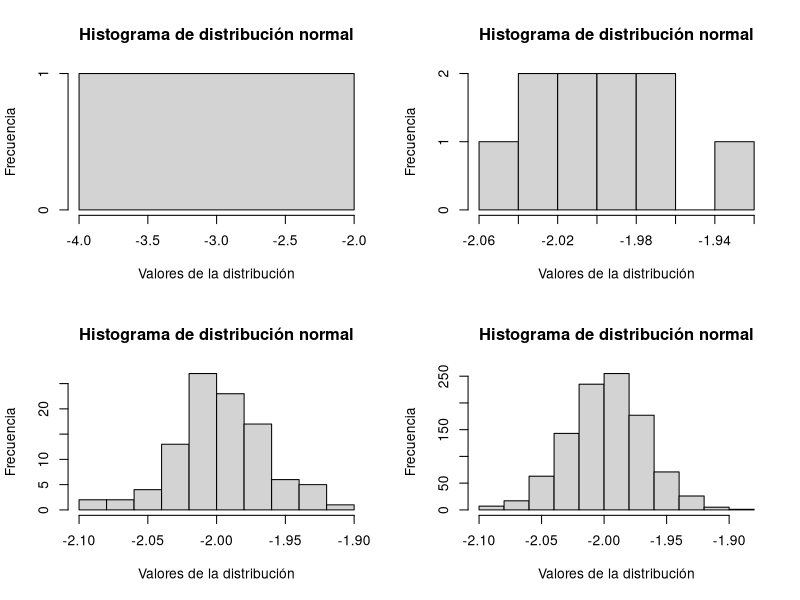
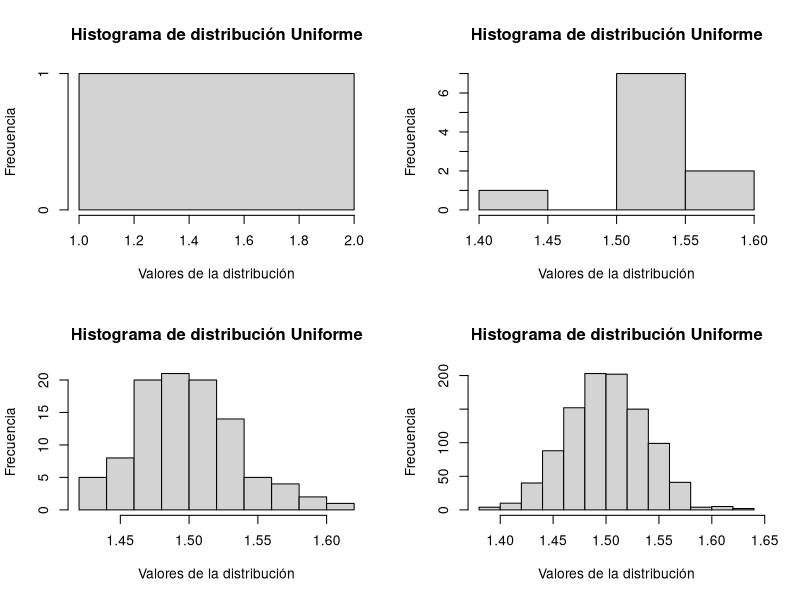
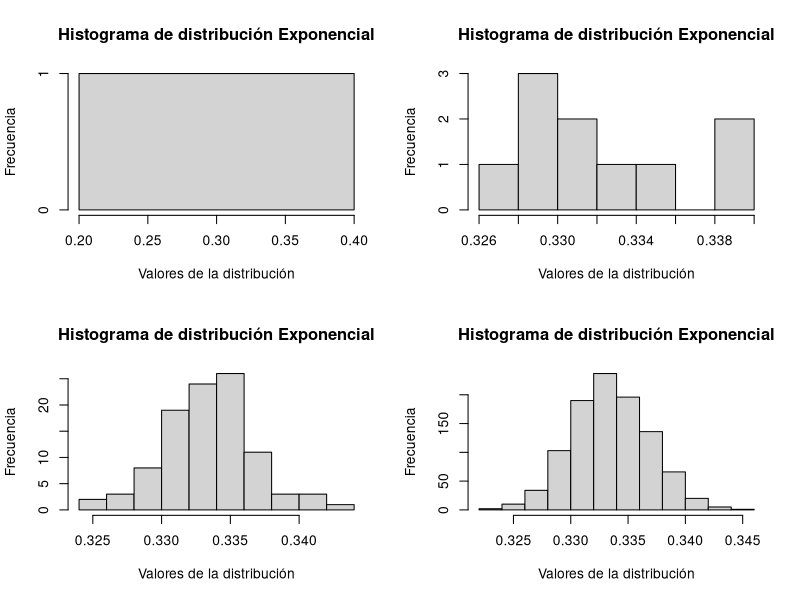
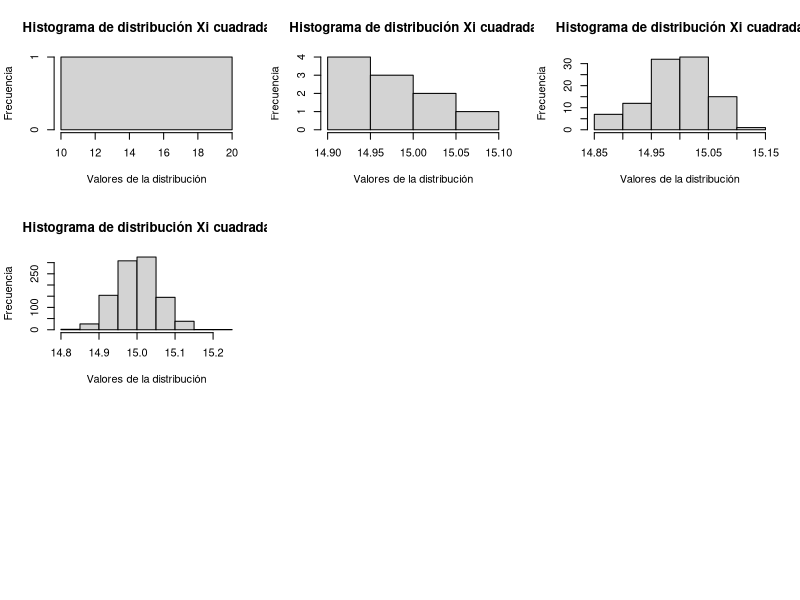

Write R code to recreate these figures, in order.
#Jose Francisco Rivero Gonzalez
#Prueba 1 del taller 1 pregunta 5

#Primero probaremos si el teorema central del límite (TCL) se cumple para las 
#siguiente distribuciones N(-2,3), x^2(15), Exp(3),U(-5,8)

#colocar la libreria

#crear variable que tenga 10,000 observaciones, con media -2 y desv s 3

#primero vamos a realizar un histograma de la distribución de la distribucion normal
#después de eso vamos a sacar la media
 
#lo que nos permite ver esto es que efectivamente tenemos una distribución normal con media -2 
#y le sacamos la media para ver si se acerca al -2. Lo que haremos ahora
#es repetir este ejercicio 1,10,100,1000 y ver si la media de las medias se asemeja
#a -2.

med1 <-c()
med10 <-c()
med100 <-c()
med1000 <-c()
for (i in 1:1) {
  randNorm <- rnorm(10000,-2,3)
  med1[i] <- mean(randNorm)
  med1[i]
}

for (i in 1:10) {
  randNorm <- rnorm(10000,-2,3)
  med10[i] <- mean(randNorm)
  med10[i]
}
for (i in 1:100) {
  randNorm <- rnorm(10000,-2,3)
  med100[i] <- mean(randNorm)
  med100[i]
}
for (i in 1:1000) {
  randNorm <- rnorm(10000,-2,3)
  med1000[i] <- mean(randNorm)
  med1000[i]
}
#aqui lo que ponemos es la función de densidad para las gráficas de los 
#histogramas puestos en una misma gráfica para ver cómo cambia la distribución 
#de las medias de las distribuciones y vemos que se acerca la media
#a-2 y se reduce la desviación conforme se aumenta el número de repeticiones. 
# Graficar los histogramas de las medias muestrales
par(mfrow = c(2,2))
hist(med1,
     main = paste("Histograma de distribución normal"),
     xlab = paste("Valores de la distribución"),
     ylab = paste("Frecuencia")) 
hist(med10,
     main = paste("Histograma de distribución normal"),
     xlab = paste("Valores de la distribución"),
     ylab = paste("Frecuencia")) 
hist(med100,
     main = paste("Histograma de distribución normal"),
     xlab = paste("Valores de la distribución"),
     ylab = paste("Frecuencia")) 
hist(med1000,
     main = paste("Histograma de distribución normal"),
     xlab = paste("Valores de la distribución"),
     ylab = paste("Frecuencia")) 





###
###
#hist(runif(1000,-5,8)) #lo que nos permite ver es cómo se distribuye la función uniforme

med1 <-c()
med10 <-c()
med100 <-c()
med1000 <-c()
for (i in 1:1) {
  randUnif <- runif(10000,-5,8)
  med1[i] <- mean(randUnif)
  med1[i]
}
for (i in 1:10) {
  randUnif <- runif(10000,-5,8)
  med10[i] <- mean(randUnif)
  med10[i]
}
for (i in 1:100) {
  randUnif <- runif(10000,-5,8)
  med100[i] <- mean(randUnif)
  med100[i]
}
for (i in 1:1000) {
  randUnif <- runif(10000,-5,8)
  med1000[i] <- mean(randUnif)
  med1000[i]
}
par(mfrow = c(2,2))
hist(med1,
     main = paste("Histograma de distribución Uniforme"),
     xlab = paste("Valores de la distribución"),
     ylab = paste("Frecuencia")) 
hist(med10,
     main = paste("Histograma de distribución Uniforme"),
     xlab = paste("Valores de la distribución"),
     ylab = paste("Frecuencia")) 
hist(med100,
     main = paste("Histograma de distribución Uniforme"),
     xlab = paste("Valores de la distribución"),
     ylab = paste("Frecuencia")) 
hist(med1000,
     main = paste("Histograma de distribución Uniforme"),
     xlab = paste("Valores de la distribución"),
     ylab = paste("Frecuencia")) 

#lo que queremos ver es si la media se acerca a la media de la distribucion
#unifrme con -5,8 y en este caso vemos que se disminuye la varianza y 
#la media sí se acerca, nuevamente, a la media de la distribución uniforme.
runif(1000,-5,8)
mean(runif(1000,-5,8))

###
###

med1 <-c()
med10 <-c()
med100 <-c()
med1000 <-c()
for (i in 1:1) {
  randExp <- rexp(10000,3)
  med1[i] <- mean(randExp)
  med1[i]
}
for (i in 1:10) {
  randExp <- rexp(10000,3)
  med10[i] <- mean(randExp)
  med10[i]
}
for (i in 1:100) {
  randExp <- rexp(10000,3)
  med100[i] <- mean(randExp)
  med100[i]
}
for (i in 1:1000) {
  randExp <- rexp(10000,3)
  med1000[i] <- mean(randExp)
  med1000[i]
}
par(mfrow = c(2,2))
hist(med1,
     main = paste("Histograma de distribución Exponencial"),
     xlab = paste("Valores de la distribución"),
     ylab = paste("Frecuencia")) 
hist(med10,
     main = paste("Histograma de distribución Exponencial"),
     xlab = paste("Valores de la distribución"),
     ylab = paste("Frecuencia")) 
hist(med100,
     main = paste("Histograma de distribución Exponencial"),
     xlab = paste("Valores de la distribución"),
     ylab = paste("Frecuencia")) 
hist(med1000,
     main = paste("Histograma de distribución Exponencial"),
     xlab = paste("Valores de la distribución"),
     ylab = paste("Frecuencia")) 



#lo que queremos ver es si la media se acerca a la media de la distribucion
#exponencial con 10000 y 3 de media y en este caso vemos que se disminuye la varianza y 
#la media sí se acerca, nuevamente, a la media de la distribución exponencial.
#rexp(1000,3)
#mean(rexp(1000,3))

###
###

med1 <-c()
med10 <-c()
med100 <-c()
med1000 <-c()
for (i in 1:1) {
  randXi <- rchisq(10000,15)
  med1[i] <- mean(randXi)
  med1[i]
}
for (i in 1:10) {
  randXi <- rchisq(10000,15)
  med10[i] <- mean(randXi)
  med10[i]
}
for (i in 1:100) {
  randXi <- rchisq(10000,15)
  med100[i] <- mean(randXi)
  med100[i]
}
for (i in 1:1000) {
  randXi <- rchisq(10000,15)
  med1000[i] <- mean(randXi)
  med1000[i]
}
par(mfrow = c(3,3))
hist(med1,
     main = paste("Histograma de distribución Xi cuadrada"),
     xlab = paste("Valores de la distribución"),
     ylab = paste("Frecuencia")) 
hist(med10,
     main = paste("Histograma de distribución Xi cuadrada"),
     xlab = paste("Valores de la distribución"),
     ylab = paste("Frecuencia")) 
hist(med100,
     main = paste("Histograma de distribución Xi cuadrada"),
     xlab = paste("Valores de la distribución"),
     ylab = paste("Frecuencia")) 
hist(med1000,
     main = paste("Histograma de distribución Xi cuadrada"),
     xlab = paste("Valores de la distribución"),
     ylab = paste("Frecuencia")) 


#lo que queremos ver es si la media se acerca a la media de la distribucion
#Xi cuadrada con 10000 observaciones y 15 grados de libertad
#la media sí se acerca, nuevamente, a la media de la distribución Xi cuadrada (15).
rchisq(10000,15)
mean(rchisq(10000,15))


